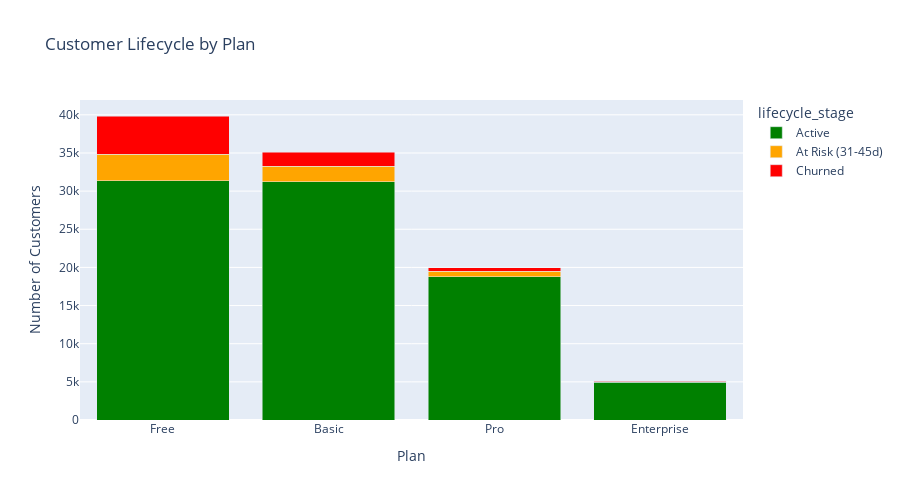

Notebook code for this chart:
### Code cell
fig = px.bar(
    lifecycle_by_plan,
    x='plan',
    y='count',
    color='lifecycle_stage',
    color_discrete_map={'Active': 'green', 'At Risk (31-45d)': 'orange', 'Churned': 'red'},
    title='Customer Lifecycle by Plan',
    labels={'count': 'Number of Customers', 'plan': 'Plan'},
    barmode='stack'
)
fig.update_layout(
    height=500,
    xaxis={'categoryorder': 'total descending'}
)
fig.show()

### Figure 1 — Plotly figure (JSON) as saved in the notebook; plotly's stock layout.template omitted (floating-point values rounded to 4 significant figures)
{"data": [{"hovertemplate": "lifecycle_stage=Active<br>Plan=%{x}<br>Number of Customers=%{y}<extra></extra>", "legendgroup": "Active", "marker": {"color": "green", "pattern": {"shape": ""}}, "name": "Active", "orientation": "v", "showlegend": true, "textposition": "auto", "type": "bar", "x": ["Basic", "Enterprise", "Free", "Pro"], "xaxis": "x", "y": [31208, 4918, 31346, 18766], "yaxis": "y"}, {"hovertemplate": "lifecycle_stage=At Risk (31-45d)<br>Plan=%{x}<br>Number of Customers=%{y}<extra></extra>", "legendgroup": "At Risk (31-45d)", "marker": {"color": "orange", "pattern": {"shape": ""}}, "name": "At Risk (31-45d)", "orientation": "v", "showlegend": true, "textposition": "auto", "type": "bar", "x": ["Basic", "Enterprise", "Free", "Pro"], "xaxis": "x", "y": [2031, 93, 3504, 719], "yaxis": "y"}, {"hovertemplate": "lifecycle_stage=Churned<br>Plan=%{x}<br>Number of Customers=%{y}<extra></extra>", "legendgroup": "Churned", "marker": {"color": "red", "pattern": {"shape": ""}}, "name": "Churned", "orientation": "v", "showlegend": true, "textposition": "auto", "type": "bar", "x": ["Basic", "Enterprise", "Free", "Pro"], "xaxis": "x", "y": [1875, 45, 4995, 500], "yaxis": "y"}], "layout": {"barmode": "stack", "height": 500, "legend": {"title": {"text": "lifecycle_stage"}, "tracegroupgap": 0}, "title": {"text": "Customer Lifecycle by Plan"}, "xaxis": {"anchor": "y", "categoryorder": "total descending", "domain": [0, 1], "title": {"text": "Plan"}}, "yaxis": {"anchor": "x", "domain": [0, 1], "title": {"text": "Number of Customers"}}}}
